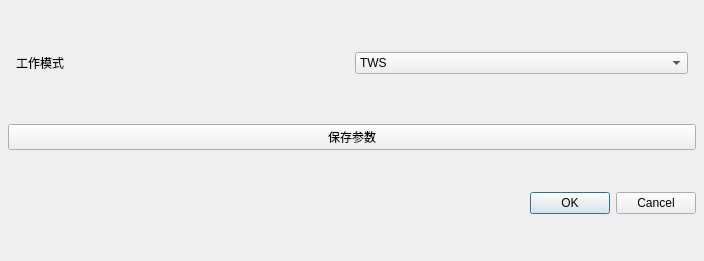
<?xml version="1.0" encoding="UTF-8"?>
<ui version="4.0">
 <class>ScanRangeUI</class>
 <widget class="QDialog" name="ScanRangeUI">
  <property name="geometry">
   <rect>
    <x>0</x>
    <y>0</y>
    <width>704</width>
    <height>261</height>
   </rect>
  </property>
  <property name="windowTitle">
   <string>Dialog</string>
  </property>
  <layout class="QVBoxLayout" name="verticalLayout">
   <property name="spacing">
    <number>6</number>
   </property>
   <property name="leftMargin">
    <number>8</number>
   </property>
   <property name="topMargin">
    <number>8</number>
   </property>
   <property name="rightMargin">
    <number>8</number>
   </property>
   <property name="bottomMargin">
    <number>8</number>
   </property>
   <item>
    <layout class="QGridLayout" name="gridLayout">
     <property name="leftMargin">
      <number>8</number>
     </property>
     <property name="topMargin">
      <number>8</number>
     </property>
     <property name="rightMargin">
      <number>8</number>
     </property>
     <property name="bottomMargin">
      <number>8</number>
     </property>
     <property name="spacing">
      <number>6</number>
     </property>
     <item row="0" column="1">
      <widget class="CustomComboBox" name="workMode">
       <item>
        <property name="text">
         <string>TWS</string>
        </property>
       </item>
       <item>
        <property name="text">
         <string>TAS</string>
        </property>
       </item>
       <item>
        <property name="text">
         <string>待机</string>
        </property>
       </item>
      </widget>
     </item>
     <item row="0" column="0">
      <widget class="QLabel" name="label_9">
       <property name="text">
        <string>工作模式</string>
       </property>
      </widget>
     </item>
    </layout>
   </item>
   <item>
    <widget class="QPushButton" name="saveButton">
     <property name="text">
      <string>保存参数</string>
     </property>
    </widget>
   </item>
   <item>
    <widget class="QDialogButtonBox" name="buttonBox">
     <property name="orientation">
      <enum>Qt::Horizontal</enum>
     </property>
     <property name="standardButtons">
      <set>QDialogButtonBox::Cancel|QDialogButtonBox::Ok</set>
     </property>
    </widget>
   </item>
  </layout>
 </widget>
 <customwidgets>
  <customwidget>
   <class>CustomComboBox</class>
   <extends>QComboBox</extends>
   <header>cusWidgets/customcombobox.h</header>
  </customwidget>
 </customwidgets>
 <resources/>
 <connections/>
</ui>
